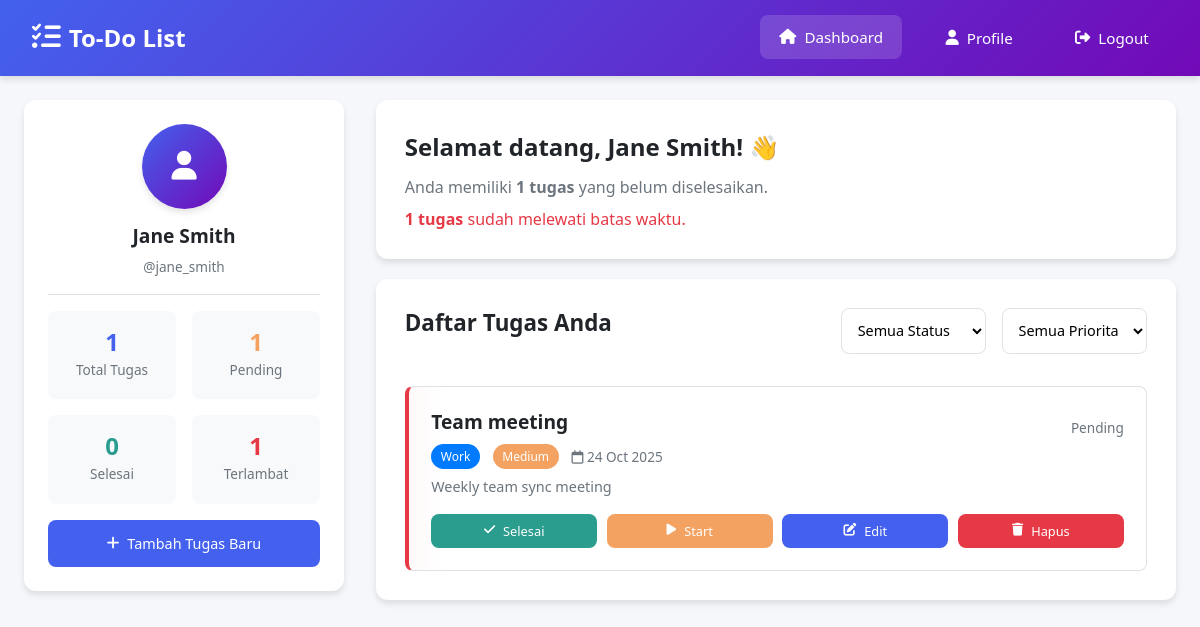
The app's page /dashboard.php (signed in) with its own data.
### tables this page shows
CREATE TABLE `tasks` (
  `id` int(11) NOT NULL,
  `user_id` int(11) NOT NULL,
  `category_id` int(11) DEFAULT NULL,
  `title` varchar(255) NOT NULL,
  `description` text DEFAULT NULL,
  `status` enum('pending','in_progress','completed') DEFAULT 'pending',
  `priority` enum('low','medium','high') DEFAULT 'medium',
  `due_date` datetime DEFAULT NULL,
  `reminder_sent` tinyint(1) DEFAULT 0,
  `created_at` timestamp NOT NULL DEFAULT current_timestamp(),
  `updated_at` timestamp NOT NULL DEFAULT current_timestamp() ON UPDATE current_timestamp()
);

CREATE TABLE `categories` (
  `id` int(11) NOT NULL,
  `user_id` int(11) NOT NULL,
  `name` varchar(50) NOT NULL,
  `color` varchar(7) DEFAULT '#007bff',
  `created_at` timestamp NOT NULL DEFAULT current_timestamp()
);

### dashboard.php (the view, shortened to what this page needs)
<?php
$database = new Database();
$db = $database->getConnection();
$tasks = [];
$task_stats = [
    'total' => 0,
    'pending' => 0,
    'in_progress' => 0,
    'completed' => 0,
    'overdue' => 0
];
try {
    $query = "SELECT t.*, c.name as category_name, c.color as category_color
              FROM tasks t
              LEFT JOIN categories c ON t.category_id = c.id
              WHERE t.user_id = :user_id
              ORDER BY
                CASE
                  WHEN t.status = 'completed' THEN 3
                  WHEN t.due_date < NOW() AND t.status != 'completed' THEN 0
                  ELSE 1
                END,
                t.due_date ASC,
                t.priority DESC";
    $stmt = $db->prepare($query);
    $stmt->bindParam(':user_id', $_SESSION['user_id']);
    $stmt->execute();
    $tasks = $stmt->fetchAll(PDO::FETCH_ASSOC);
    $stats_query = "SELECT
                    COUNT(*) as total,
                    SUM(CASE WHEN status = 'pending' THEN 1 ELSE 0 END) as pending,
                    SUM(CASE WHEN status = 'in_progress' THEN 1 ELSE 0 END) as in_progress,
                    SUM(CASE WHEN status = 'completed' THEN 1 ELSE 0 END) as completed,
                    SUM(CASE WHEN due_date < NOW() AND status != 'completed' THEN 1 ELSE 0 END) as overdue
                    FROM tasks
                    WHERE user_id = :user_id";
    $stmt = $db->prepare($stats_query);
    $stmt->bindParam(':user_id', $_SESSION['user_id']);
    $stmt->execute();
    $task_stats = $stmt->fetch(PDO::FETCH_ASSOC);
} catch(PDOException $exception) {
    $error = "Error loading tasks: " . $exception->getMessage();
}
?>
<!DOCTYPE html>
<html lang="id">
<head>
    <link rel="stylesheet" href="https://cdnjs.cloudflare.com/ajax/libs/font-awesome/6.4.0/css/all.min.css">
</head>
<body>
    <div class="header">
        <div class="nav-container">
            <div class="logo">
                <i class="fas fa-tasks"></i>
                <span>To-Do List</span>
            </div>
            <div class="nav-links">
                <a href="dashboard.php" class="active"><i class="fas fa-home"></i> Dashboard</a>
                <a href="profile.php"><i class="fas fa-user"></i> Profile</a>
                <a href="logout.php"><i class="fas fa-sign-out-alt"></i> Logout</a>
            </div>
        </div>
    </div>
    <div class="container">
        <div class="sidebar">
            <div class="user-info">
                <div class="user-avatar">
                    <i class="fas fa-user"></i>
                </div>
                <h3><?php echo htmlspecialchars($_SESSION['full_name']); ?></h3>
                <p style="color: var(--gray); font-size: clamp(0.7rem, 1.5vw, 0.85rem);">@<?php echo htmlspecialchars($_SESSION['username']); ?></p>
            </div>
            <div class="stats-grid">
                <div class="stat-card">
                    <span class="stat-number total"><?php echo $task_stats['total']; ?></span>
                    <span class="stat-label">Total Tugas</span>
                </div>
                <div class="stat-card">
                    <span class="stat-number pending"><?php echo $task_stats['pending']; ?></span>
                    <span class="stat-label">Pending</span>
                </div>
                <div class="stat-card">
                    <span class="stat-number completed"><?php echo $task_stats['completed']; ?></span>
                    <span class="stat-label">Selesai</span>
                </div>
                <div class="stat-card">
                    <span class="stat-number overdue"><?php echo $task_stats['overdue']; ?></span>
                    <span class="stat-label">Terlambat</span>
                </div>
            </div>
            <a href="add_task.php" class="btn btn-primary" style="width: 100%; text-align: center; justify-content: center;">
                <i class="fas fa-plus"></i> Tambah Tugas Baru
            </a>
        </div>
        <div class="main-content">
            <div class="welcome-card">
                <h2>Selamat datang, <?php echo htmlspecialchars($_SESSION['full_name']); ?>! 👋</h2>
                <p style="color: var(--gray); margin-top: 0.5rem; line-height: 1.5;">
                    Anda memiliki <strong><?php echo $task_stats['pending']; ?> tugas</strong> yang belum diselesaikan.
                    <?php if ($task_stats['overdue'] > 0): ?>
                        <span style="color: var(--error); display: block; margin-top: 0.5rem;">
                            <strong><?php echo $task_stats['overdue']; ?> tugas</strong> sudah melewati batas waktu.
                        </span>
                    <?php endif; ?>
                </p>
            </div>
            <div class="tasks-card">
                <div class="card-header">
                    <h3 class="card-title">Daftar Tugas Anda</h3>
                    <div class="filters">
                        <select class="filter-select" onchange="filterTasks('status', this.value)">
                            <option value="">Semua Status</option>
                        </select>
                        <select class="filter-select" onchange="filterTasks('priority', this.value)">
                            <option value="">Semua Prioritas</option>
                        </select>
                    </div>
                </div>
                <div class="tasks-list" id="tasksList">
                    <?php if (empty($tasks)): ?>
                        <div class="empty-state">
                            <i class="fas fa-tasks"></i>
                            <h3>Belum ada tugas</h3>
                            <p>Mulai dengan menambahkan tugas pertama Anda!</p>
                            <a href="add_task.php" class="btn btn-primary" style="margin-top: 1rem; justify-content: center;">
                                <i class="fas fa-plus"></i> Tambah Tugas Pertama
                            </a>
                        </div>
                    <?php else: ?>
                        <?php foreach ($tasks as $task):
                            $isOverdue = strtotime($task['due_date']) < time() && $task['status'] != 'completed';
                            $statusClass = $task['status'] == 'completed' ? 'completed' : ($isOverdue ? 'overdue' : '');
                        ?>
                            <div class="task-item <?php echo $statusClass; ?>"
                                 data-status="<?php echo $task['status']; ?>"
                                 data-priority="<?php echo $task['priority']; ?>">
                                <div class="task-header">
                                    <div style="flex: 1;">
                                        <div class="task-title"><?php echo htmlspecialchars($task['title']); ?></div>
                                        <div class="task-meta">
                                            <?php if ($task['category_name']): ?>
                                                <span class="task-category" style="background: <?php echo $task['category_color'] ?: '#6c757d'; ?>">
                                                    <?php echo htmlspecialchars($task['category_name']); ?>
                                                </span>
                                            <?php endif; ?>
                                            <span class="priority-badge priority-<?php echo $task['priority']; ?>">
                                                <?php echo ucfirst($task['priority']); ?>
                                            </span>
                                            <span><i class="far fa-calendar"></i>
                                                <?php echo date('d M Y', strtotime($task['due_date'])); ?>
                                            </span>
                                        </div>
                                        <?php if ($task['description']): ?>
                                            <p style="color: var(--gray); font-size: clamp(0.8rem, 1.5vw, 0.9rem); margin-top: 0.5rem; line-height: 1.4;">
                                                <?php echo htmlspecialchars($task['description']); ?>
                                            </p>
                                        <?php endif; ?>
                                    </div>
                                    <div style="color: var(--gray); font-size: clamp(0.75rem, 1.5vw, 0.85rem); margin-top: 0.5rem;">
                                        <?php
                                        $statusText = [
                                            'pending' => 'Pending',
                                            'in_progress' => 'In Progress',
                                            'completed' => 'Selesai'
                                        ];
                                        echo $statusText[$task['status']];
                                        ?>
                                    </div>
                                </div>
                                <div class="task-actions">
                                    <?php if ($task['status'] != 'completed'): ?>
                                        <button class="btn btn-success btn-sm" onclick="updateTaskStatus(<?php echo $task['id']; ?>, 'completed')">
                                            <i class="fas fa-check"></i> Selesai
                                        </button>
                                        <?php if ($task['status'] == 'pending'): ?>
                                            <button class="btn btn-warning btn-sm" onclick="updateTaskStatus(<?php echo $task['id']; ?>, 'in_progress')">
                                                <i class="fas fa-play"></i> Start
                                            </button>
                                        <?php endif; ?>
                                    <?php endif; ?>
                                    <button class="btn btn-primary btn-sm" onclick="editTask(<?php echo $task['id']; ?>)">
                                        <i class="fas fa-edit"></i> Edit
                                    </button>
                                    <button class="btn btn-error btn-sm" onclick="deleteTask(<?php echo $task['id']; ?>)">
                                        <i class="fas fa-trash"></i> Hapus
                                    </button>
                                </div>
                            </div>
                        <?php endforeach; ?>
                    <?php endif; ?>
                </div>
            </div>
        </div>
    </div>
</body>
</html>

### records on screen
tasks: title "Team meeting", category.name "Work", priority "Medium", due_date "24 Oct 2025", description "Weekly team sync meeting", status "Pending"

### other values on screen
$_SESSION['full_name'] "Jane Smith"
$_SESSION['username'] "jane_smith"
$task_stats['total'] "1"
$task_stats['pending'] "1"
$task_stats['completed'] "0"
$task_stats['overdue'] "1"
